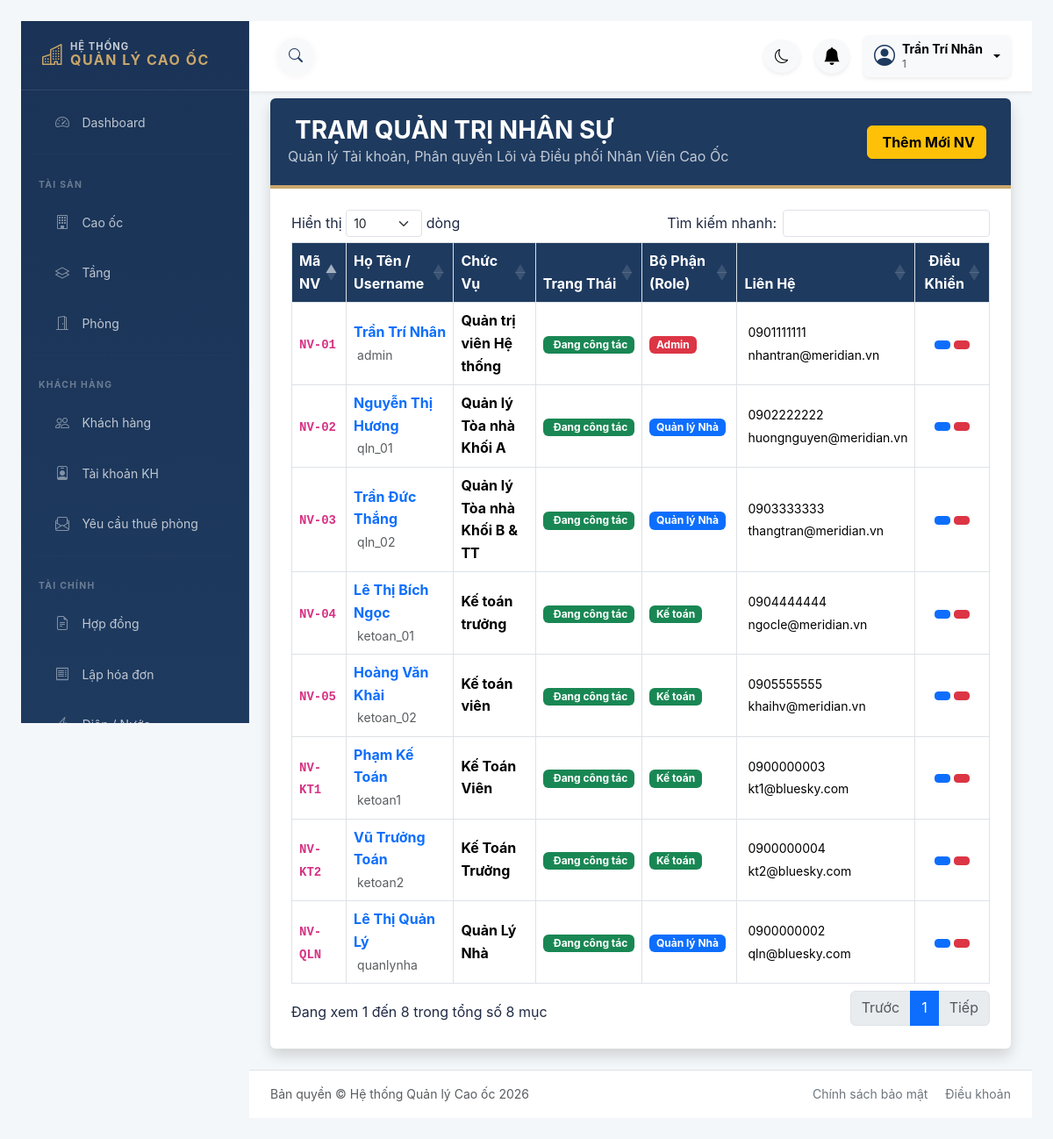
/modules/nhan_vien/index.php (signed in), run on the app's committed database.
### tables this page shows
CREATE TABLE NHAN_VIEN (
    maNV VARCHAR(20) PRIMARY KEY,
    tenNV VARCHAR(100) NOT NULL,
    chucVu VARCHAR(50),
    sdt VARCHAR(15),
    email VARCHAR(100),
    username VARCHAR(100) UNIQUE,
    password_hash VARCHAR(255),
    role_id INT COMMENT '1: Admin, 2: QLN, 3: Ke Toan',
    phai_doi_matkhau BOOLEAN DEFAULT 0,
    deleted_at DATETIME DEFAULT NULL
);

### modules/nhan_vien/index.php (the view, shortened to what this page needs)
<?php
$pdo = Database::getInstance()->getConnection();
try {
    $stmt = $pdo->query("
        SELECT maNV, tenNV, chucVu, sdt, email, username, role_id, deleted_at
        FROM NHAN_VIEN
        ORDER BY (deleted_at IS NOT NULL) ASC, maNV ASC
    ");
    $listNV = $stmt->fetchAll(PDO::FETCH_ASSOC);
} catch (PDOException $e) {
    if (session_status() === PHP_SESSION_NONE) { session_start(); }
    error_log("[" . basename(__FILE__) . "] Lỗi DB: " . $e->getMessage());
    $_SESSION['error_msg'] = "Đã xảy ra lỗi hệ thống. Vui lòng liên hệ quản trị viên.";
    header("Location: " . BASE_URL . "modules/dashboard/admin.php");
    exit();
}
?>
<!DOCTYPE html>
<html lang="vi">
<head>
    <?php include __DIR__ . '/../../includes/admin/admin-header.php'; ?>
</head>
<body class="p-4">
<div class="admin-layout">
    <?php include __DIR__ . '/../../includes/admin/sidebar.php'; ?>
    <div class="admin-main-wrapper flex-grow-1">
        <?php include __DIR__ . '/../../includes/admin/topbar.php'; ?>
        <main class="admin-main-content">
            <div class="container shadow p-0 bg-white rounded overflow-hidden">
                <div class="hero d-flex justify-content-between align-items-center">
                    <div>
                        <h3 class="mb-0 fw-bold"><i class="fa-solid fa-users-tie me-2 text-warning"></i>TRẠM QUẢN TRỊ NHÂN SỰ</h3>
                        <p class="mb-0 text-light opacity-75">Quản lý Tài khoản, Phân quyền Lõi và Điều phối Nhân Viên Cao Ốc</p>
                    </div>
                    <div>
                        <a href="them.php" class="btn btn-warning fw-bold shadow-sm me-2"><i class="fa-solid fa-user-plus me-1"></i>Thêm Mới NV</a>
                    </div>
                </div>
        <div class="p-4 table-responsive">
            <table class="table table-bordered table-hover align-middle table-custom table-datatable">
            <thead>
                <tr>
                    <th>Mã NV</th>
                    <th>Họ Tên / Username</th>
                    <th>Chức Vụ</th>
                    <th>Trạng Thái</th>
                    <th>Bộ Phận (Role)</th>
                    <th>Liên Hệ</th>
                    <th class="text-center">Điều Khiển</th>
                </tr>
            </thead>
            <tbody>
                <?php if(empty($listNV)): ?>
                    <tr><td colspan="7" class="text-center text-muted fw-bold py-4">Chưa có bản ghi nhân sự nào (Lỗi Cơ Sở Dữ Liệu Gốc).</td></tr>
                <?php else: ?>
                    <?php foreach($listNV as $nv): ?>
                        <?php
                            $isResigned = !is_null($nv['deleted_at']);
                            $txtRole = ($nv['role_id'] == 1) ? 'Admin' : (($nv['role_id'] == 2) ? 'Quản lý Nhà' : 'Kế toán');
                            $colorRole = ($nv['role_id'] == 1) ? 'danger' : (($nv['role_id'] == 2) ? 'primary' : 'success');
                        ?>
                        <tr class="<?= $isResigned ? 'opacity-50' : '' ?>">
                            <td class="fw-bold"><code><?= htmlspecialchars($nv['maNV']) ?></code></td>
                            <td>
                                <strong class="text-primary"><?= htmlspecialchars($nv['tenNV']) ?></strong><br>
                                <small class="text-muted"><i class="fa-solid fa-user me-1"></i><?= htmlspecialchars($nv['username']) ?></small>
                            </td>
                            <td class="fw-bold"><?= htmlspecialchars($nv['chucVu']) ?></td>
                            <td>
                                <?php if($isResigned): ?>
                                    <span class="badge bg-secondary"><i class="fa-solid fa-user-slash me-1"></i>Đã nghỉ việc</span>
                                <?php else: ?>
                                    <span class="badge bg-success"><i class="fa-solid fa-briefcase me-1"></i>Đang công tác</span>
                                <?php endif; ?>
                            </td>
                            <td><span class="badge bg-<?= $colorRole ?>"><?= $txtRole ?></span></td>
                            <td>
                                <small><i class="fa-solid fa-phone me-1"></i> <?= htmlspecialchars($nv['sdt']) ?></small><br>
                                <small><i class="fa-solid fa-envelope me-1"></i> <?= htmlspecialchars($nv['email']) ?></small>
                            </td>
                            <td class="text-center">
                                <?php if(!$isResigned): ?>
                                    <a href="sua.php?maNV=<?= urlencode($nv['maNV']) ?>" class="btn btn-primary btn-sm"><i class="fa-solid fa-pen"></i></a>
                                    <form action="xoa.php" method="POST" class="d-inline" onsubmit="return confirm('SA THẢI: Bạn có chắc chắn muốn ngưng hoạt động của Nhân viên [<?= $nv['maNV'] ?>] chứ?');">
                                        <button type="submit" class="btn btn-danger btn-sm"><i class="fa-solid fa-trash-can"></i></button>
                                    </form>
                                <?php else: ?>
                                    <button class="btn btn-secondary btn-sm" disabled title="Tài khoản trống"><i class="fa-solid fa-lock"></i></button>
                                <?php endif; ?>
                            </td>
                        </tr>
                    <?php endforeach; ?>
                <?php endif; ?>
            </tbody>
        </table>
                </div>
            </div>
        </main>
        <?php include __DIR__ . '/../../includes/admin/admin-footer.php'; ?>
    </div>
</div>
</body>
</html>

### assets/css/style.css (style rules this page uses)
:root { --color-primary: #1e3a5f; --color-accent: #c9a66b; --color-background: #f4f7f9; --color-text: #1f2a44; --color-white: #ffffff; --color-success-bg: #d4edda; --color-success-text: #155724; --color-danger-bg: #f8d7da; --color-danger-text: #721c24; --color-warning-bg: #fff3cd; --color-warning-text: #e65c00; --shadow-soft: 0 4px 15px rgba(0, 0, 0, 0.05); --transition-base: all 0.3s ease-in-out; }
body { background-color: var(--color-background); color: var(--color-text); font-family: 'Inter', -apple-system, BlinkMacSystemFont, "Segoe UI", Roboto, sans-serif; line-height: 1.6; }
.admin-layout { display: flex; min-height: 100vh; align-items: stretch; }
.admin-main-wrapper { flex: 1; min-width: 0; overflow-x: hidden; display: flex; flex-direction: column; }
.admin-main-content { flex: 1; padding: 1.5rem 2rem; }

### includes/admin/admin-header.php (style rules this page uses)
body { background-color: var(--color-background); overflow-x: hidden; }
.admin-layout { display: flex; min-height: 100vh; }
.admin-main-wrapper { flex-grow: 1; display: flex; flex-direction: column; min-width: 0; transition: all 0.3s ease; }
.admin-main-content { flex-grow: 1; padding: 0.5rem 1.5rem 1.5rem; max-width: 1440px; margin: 0 auto; width: 100%; }

### modules/nhan_vien/index.php (style rules this page uses)
.hero { background: #1e3a5f; color: #fff; padding: 20px; border-bottom: 4px solid #c9a66b; }
.table-custom thead th { background: #1e3a5f !important; color: white !important; }

### data on the page
nhan_vien: maNV "NV-01", tenNV "Trần Trí Nhân", username "admin", chucVu "Quản trị viên Hệ thống", shows "Đang công tác", role "Admin", sdt "0901111111", email "nhantran@meridian.vn"
nhan_vien: maNV "NV-02", tenNV "Nguyễn Thị Hương", username "qln_01", chucVu "Quản lý Tòa nhà Khối A", shows "Đang công tác", role "Quản lý Nhà", sdt "0902222222", email "huongnguyen@meridian.vn"
nhan_vien: maNV "NV-03", tenNV "Trần Đức Thắng", username "qln_02", chucVu "Quản lý Tòa nhà Khối B & TT", shows "Đang công tác", role "Quản lý Nhà", sdt "0903333333", email "thangtran@meridian.vn"
nhan_vien: maNV "NV-04", tenNV "Lê Thị Bích Ngọc", username "ketoan_01", chucVu "Kế toán trưởng", shows "Đang công tác", role "Kế toán", sdt "0904444444", email "ngocle@meridian.vn"
nhan_vien: maNV "NV-05", tenNV "Hoàng Văn Khải", username "ketoan_02", chucVu "Kế toán viên", shows "Đang công tác", role "Kế toán", sdt "0905555555", email "khaihv@meridian.vn"
nhan_vien: maNV "NV-KT1", tenNV "Phạm Kế Toán", username "ketoan1", chucVu "Kế Toán Viên", shows "Đang công tác", role "Kế toán", sdt "0900000003", email "kt1@bluesky.com"
nhan_vien: maNV "NV-KT2", tenNV "Vũ Trưởng Toán", username "ketoan2", chucVu "Kế Toán Trưởng", shows "Đang công tác", role "Kế toán", sdt "0900000004", email "kt2@bluesky.com"
nhan_vien: maNV "NV-QLN", tenNV "Lê Thị Quản Lý", username "quanlynha", chucVu "Quản Lý Nhà", shows "Đang công tác", role "Quản lý Nhà", sdt "0900000002", email "qln@bluesky.com"

### other printed values
$ten_user "Trần Trí Nhân"
$user_role "1"
